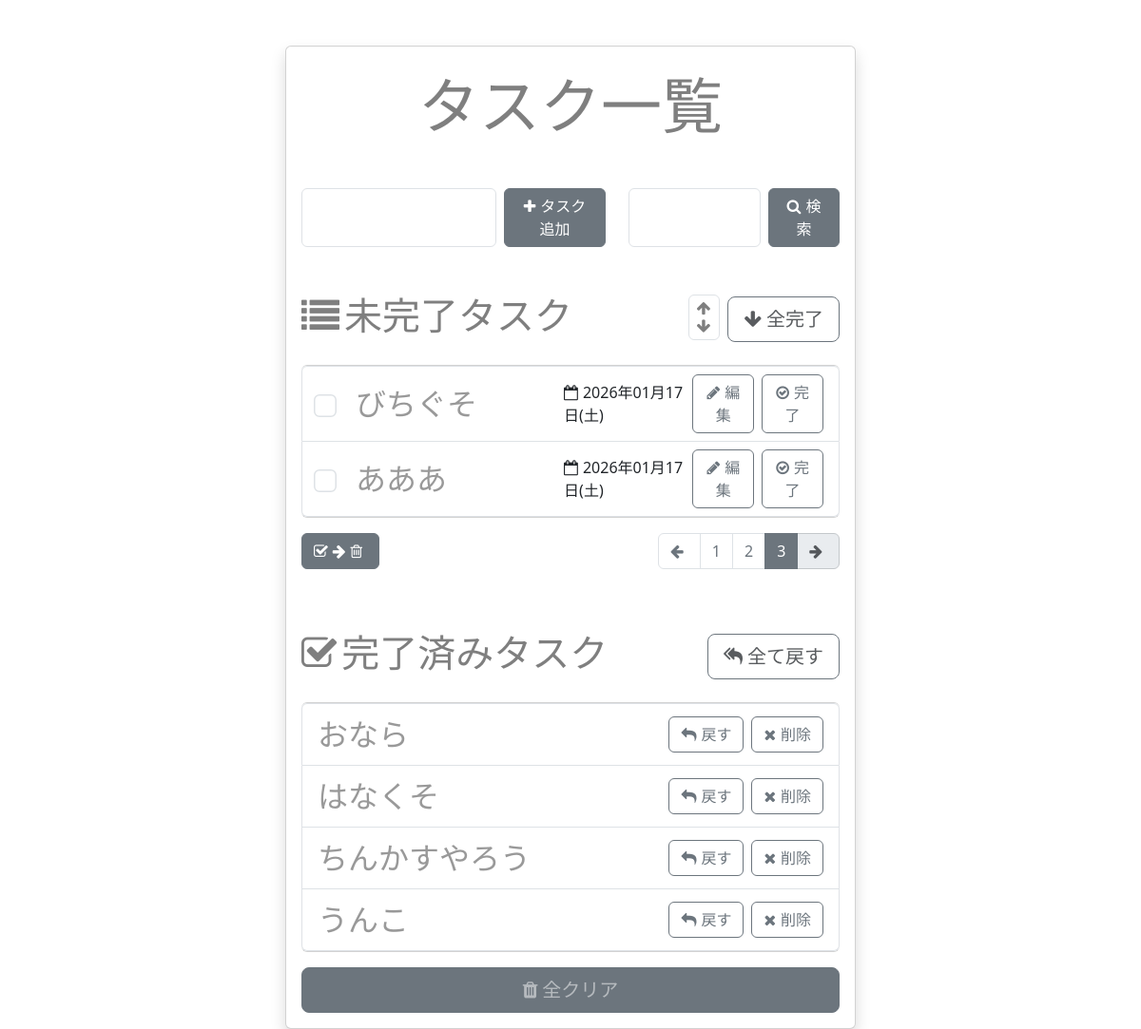
/?page=3, run on the app's committed database.
### app.py (models this page shows, shortened)
class Task(db.Model):
    __tablename__ = 'tasks'
    id = db.Column(db.Integer, primary_key=True, autoincrement=True)
    content = db.Column(db.String(200), nullable=False)
    is_completed = db.Column(db.Boolean, default=False)
    created_at = db.Column(db.DateTime, nullable=False, default=lambda: datetime.now(pytz.timezone('Asia/Tokyo')))

### app.py (the view)
@app.route('/')
def index():
    page = request.args.get('page', 1, type=int)
    pagination = Task.query.filter_by(is_completed=False).paginate(page=page, per_page=PER_PAGE)
    uncompleted_tasks = pagination.items
    total_pages = pagination.pages
    completed_tasks = Task.query.filter_by(is_completed=True).all()
    editing_task_id = request.args.get('editing_task_id', type=int)
    return render_template('index.j2', uncompleted_tasks=uncompleted_tasks, completed_tasks=completed_tasks, total_pages=total_pages, page=page, editing_task_id=editing_task_id)

### templates/index.j2 (shortened to what this page needs)
<!DOCTYPE html>
<html lang="ja">
    <head>
        <link rel="stylesheet"
              href="https://stackpath.bootstrapcdn.com/font-awesome/4.7.0/css/font-awesome.min.css">
        <link rel="stylesheet"
              href="https://cdn.jsdelivr.net/npm/bootstrap@5.3.0/dist/css/bootstrap.min.css">
    </head>
    <body>
        <div class="card w-50 mx-auto shadow p-3 mt-5">
            <h1 class="card-title display-3 text-center text-black-50 mt-2 mb-4">タスク一覧</h1>
            <div class="row mt-4">
                <form action="{{ url_for('new_task') }}" method="post" class="col-7">
                    <label class="form-group d-flex gap-2">
                        <input type="text" name="content" autofocus class="form-control">
                        <button type="submit" class="btn btn-secondary w-50">
                            <i class="fa fa-plus"></i>タスク追加
                        </button>
                    </label>
                </form>
                <form action="{{ url_for('search_task') }}" method="post" class="col-5">
                    <label class="form-group d-flex gap-2">
                        <input type="text"
                            name="search"
                            class="form-control"
                            value="{{ search }}">
                        <button type="submit" class="btn btn-secondary w-50">
                            <i class="fa fa-search"></i>検索
                        </button>
                    </label>
                </form>
            </div>
            <h2 class="card-title display-6 text-center text-black-50 mt-5 d-flex justify-content-between">
                <span><i class="fa fa-list"></i>未完了タスク</span>
                <div class="d-flex align-items-center">
                    <div class="d-flex flex-column border radius p-1 ps-2 me-2 justify-content-center rounded">
                        <a href="{{ url_for('sort', sort='asc') }}" class="text-black-50 arrow">
                            <i class="fa fa-arrow-up"></i>
                        </a>
                        <a href="{{ url_for('sort', sort='desc') }}" class="text-black-50 arrow">
                            <i class="fa fa-arrow-down"></i>
                        </a>
                    </div>
                    <form action="{{ url_for('all_complete') }}" method="post">
                        <button type="submit" class="btn btn-outline-secondary btn-lg text-muted">
                            <i class="fa fa-arrow-down"></i>全完了
                        </button>
                    </form>
                </div>
            </h2>
                <ul class="list-group my-3">
                    {% for u in uncompleted_tasks %}
                        <li class="list-group-item d-flex justify-content-between align-items-center">
                            <div class="d-flex align-items-center" style="width:60%">
                                <input type="checkbox" value="{{ u.id }}" class="form-check-input me-4 check-secondary delete-check">
                                {% if editing_task_id == u.id %}
                                    <form action="{{ url_for('update_task', task_id=u.id) }}" method="post" class="d-flex">
                                        <input type="text" name="update" class="form-control" value="{{ u.content }}">
                                        <button type="submit" class="btn btn-outline-secondary btn-sm w-50"><i class="fa fa-floppy-o"></i>保存</button>
                                        <button type="submit" class="btn btn-outline-secondary btn-sm w-50" formaction="{{ url_for('edit_cancel') }}"><i class="fa fa-times"></i>キャンセル</button>
                                    </form>
                                {% else %}
                                    <span class="list-text">{{ u.content }}</span>
                                {% endif %}
                            </div>
                            <form class="ms-a d-flex gap-2 align-items-center">
                                <span><i class="fa fa-calendar-o"></i>{{ u.created_at.strftime("%Y年%m月%d日") }}({{ ['月','火','水','木','金','土','日'][u.created_at.weekday() ] }})</span>
                                <button type="submit"
                                        formaction="{{ url_for('edit_task', task_id=u.id) }}"
                                        formmethod="post"
                                        class="btn btn-outline-secondary">
                                    <i class="fa fa-pencil"></i>編集
                                </button>
                                <button type="submit"
                                        formaction="{{ url_for('complete_task', task_id=u.id) }}"
                                        formmethod="post"
                                        class="btn btn-outline-secondary">
                                    <i class="fa fa-check-circle-o"></i>完了
                                </button>
                            </form>
                        </li>
                    {% endfor %}
                </ul>
                <div class="d-flex justify-content-between">
                    <button type="submit" class="btn btn-secondary btn-compact"  onclick="submitChecked()">
                        <i class="fa fa-check-square-o"></i><i class="fa fa-arrow-right"></i><i class="fa fa-trash-o"></i>
                    </button>
                    <nav aria-label="Page navigation">
                        <ul class="pagination pagination-secondary justify-content-center">
                            <li class="page-item {% if page == 1 %}disabled{% endif %}">
                                <a class="page-link" href="?page={{ page - 1 }}" aria-label="Previous"><i class="fa fa-arrow-left"></i></a>
                            </li>
                            {% for p in range(1, total_pages + 1) %}
                                <li class="page-item {% if p == page %}active{% endif %}">
                                    <a class="page-link" href="?page={{ p }}">{{ p }}</a>
                                </li>
                            {% endfor %}
                            <li class="page-item {% if page == total_pages %}disabled{% endif %}">
                                <a class="page-link" href="?page={{ page + 1 }}" aria-label="Next"><i class="fa fa-arrow-right"></i></a>
                            </li>
                        </ul>
                    </nav>
                </div>
            <h2 class="card-title display-6 text-center text-black-50 mt-5 d-flex justify-content-between">
                <span><i class="fa fa-check-square-o"></i>完了済みタスク</span>
                <form action="{{ url_for('all_uncomplete') }}" method="post">
                    <button type="submit" class="btn btn-outline-secondary btn-lg text-muted">
                        <i class="fa fa-mail-reply-all"></i>全て戻す
                    </button>
                </form>
            </h2>
            <ul class="list-group my-3">
                {% for c in completed_tasks %}
                    <li class="list-group-item d-flex justify-content-between align-items-center">
                        <span class="list-text">{{ c.content }}</span>
                        <div class="ms-a d-flex gap-2">
                            <form action="{{ url_for('uncomplete_task', task_id=c.id) }}" method="post">
                                <button type="submit" class="btn btn-outline-secondary">
                                    <i class="fa fa-mail-reply"></i>戻す
                                </button>
                            </form>
                            <form action="{{ url_for('remove_task', task_id=c.id) }}" method="post">
                                <button type="submit" class="btn btn-outline-secondary">
                                    <i class="fa fa-times"></i>削除
                                </button>
                            </form>
                        </div>
                    </li>
                {% endfor %}
            </ul>
            <form action="{{ url_for('clear_tasks') }}" method="post" class="d-grid">
                <button type="submit"
                        class="btn btn-secondary btn-lg text-white-50 text-muted">
                    <i class="fa fa-trash"></i>全クリア
                </button>
            </form>
        </div>
    </body>
</html>

### templates/index.j2 (style rules this page uses)
input[type=text] { font-size: 1.2rem; }
.fa { margin-right: 5px; }
.list-text { font-size: 2rem; color: #999; }
.arrow { font-size: 1rem; }
.btn-compact { height: 2.4rem; }
.pagination-secondary .page-link { color: var(--bs-secondary); }
.pagination-secondary .page-item.active .page-link { color: #fff; background-color: var(--bs-secondary); border-color: var(--bs-secondary); }
.pagination-secondary .page-item.disabled .page-link { color: var(--bs-secondary-color); background-color: var(--bs-secondary-bg); border-color: var(--bs-secondary-border-subtle); }
.check-secondary { transform: scale(1.5); cursor: pointer; }

### data on the page
Task: content "びちぐそ", created_at "2026年01月17日", created_at "土"
Task: content "あああ", created_at "2026年01月17日", created_at "土"
Task: content "おなら"
Task: content "はなくそ"
Task: content "ちんかすやろう"
Task: content "うんこ"

### other printed values
{{ p }} "1" "2" "3"
